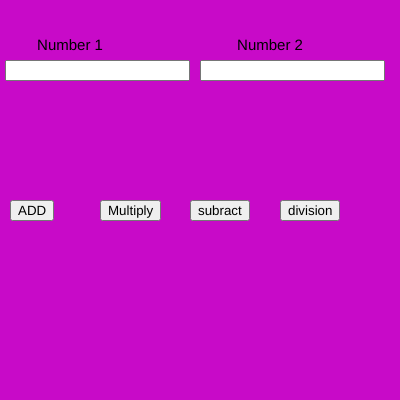
Frame 1 (no input)
Frame 60 (no input): identical to frame 1, image omitted
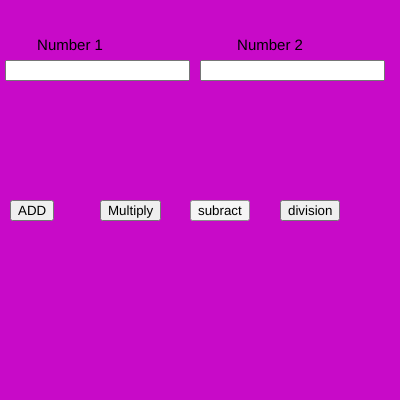
Frame 120 (the mouse pressed at the canvas centre since frame 60)

The p5.js sketch that drew these frames (run headless with seeded random() and noise() and a simulated clock; from frame 60 on, the mouse is pressed at the canvas centre):

// p5.js sketch
// ── sketch.js
var n1,n2;
var b1,b2,b3,b4;

function setup() {
  
  createCanvas(400, 400);
  
  num1 = createInput();
  num1.position(5, 60);
  
  num2 = createInput();
  num2.position(200, 60);
  
  b1 = createButton("ADD");
  b1.position(10, 200);
  b1.mousePressed(add);
  
  b2 = createButton("Multiply");
  b2.position(100, 200);
  b2.mousePressed(mul);

  b3 = createButton("subract");
  b3.position(190, 200);
  b3.mousePressed(sub);
  
  b4 = createButton("division");
  b4.position(280, 200);
  b4.mousePressed(div);

  textAlign(CENTER);
  textSize(15);
}

function draw() {
  background(200,10,200)
  text("Number 1",70,50)
  text("Number 2",270,50)

  n1=parseInt(num1.value())
  n2=parseInt(num2.value())

}
function add(){
  console.log(n1+n2)
}

function mul(){
  console.log(n1*n2)
}

function sub(){
  console.log(n1-n2)
}

function div(){
  console.log(n1/n2)
}
